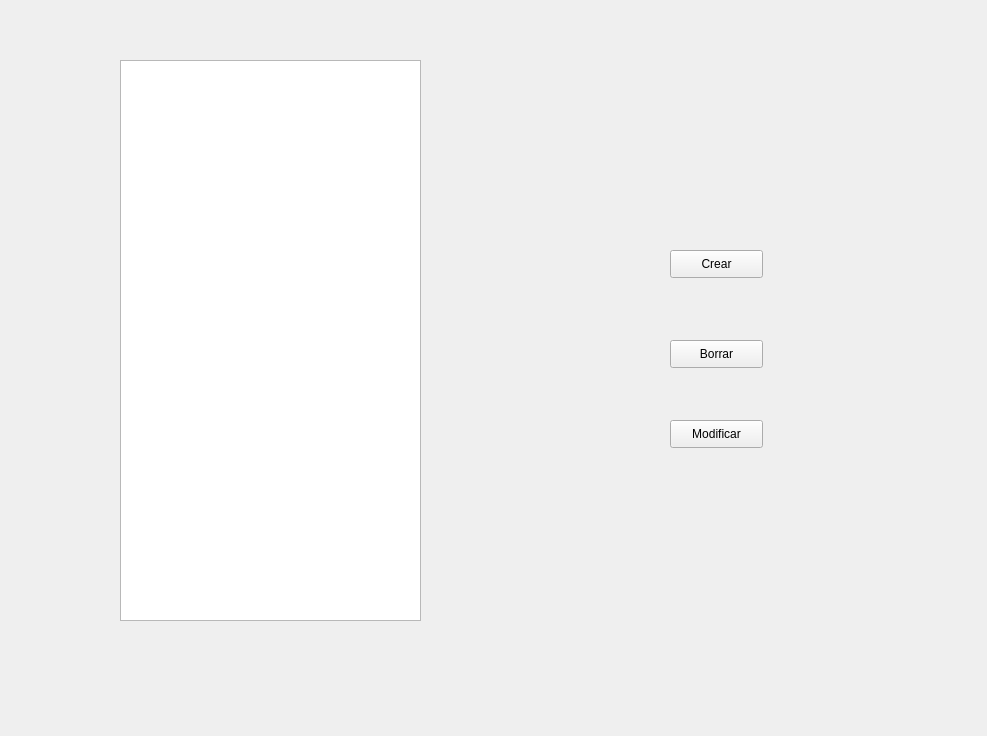
<?xml version="1.0" encoding="UTF-8"?>
<ui version="4.0">
 <class>gradosMain</class>
 <widget class="QWidget" name="gradosMain">
  <property name="geometry">
   <rect>
    <x>0</x>
    <y>0</y>
    <width>987</width>
    <height>736</height>
   </rect>
  </property>
  <property name="windowTitle">
   <string>gradosMain</string>
  </property>
  <widget class="QPushButton" name="botonCrear">
   <property name="geometry">
    <rect>
     <x>670</x>
     <y>250</y>
     <width>93</width>
     <height>28</height>
    </rect>
   </property>
   <property name="text">
    <string>Crear</string>
   </property>
  </widget>
  <widget class="QPushButton" name="botonBorrar">
   <property name="geometry">
    <rect>
     <x>670</x>
     <y>340</y>
     <width>93</width>
     <height>28</height>
    </rect>
   </property>
   <property name="text">
    <string>Borrar</string>
   </property>
  </widget>
  <widget class="QListWidget" name="listaGrados">
   <property name="geometry">
    <rect>
     <x>120</x>
     <y>60</y>
     <width>301</width>
     <height>561</height>
    </rect>
   </property>
  </widget>
  <widget class="QPushButton" name="Modificar">
   <property name="geometry">
    <rect>
     <x>670</x>
     <y>420</y>
     <width>93</width>
     <height>28</height>
    </rect>
   </property>
   <property name="text">
    <string>Modificar</string>
   </property>
  </widget>
 </widget>
 <layoutdefault spacing="6" margin="11"/>
 <resources/>
 <connections>
  <connection>
   <sender>botonBorrar</sender>
   <signal>clicked()</signal>
   <receiver>gradosMain</receiver>
   <slot>borrarGrado()</slot>
   <hints>
    <hint type="sourcelabel">
     <x>721</x>
     <y>357</y>
    </hint>
    <hint type="destinationlabel">
     <x>688</x>
     <y>559</y>
    </hint>
   </hints>
  </connection>
  <connection>
   <sender>botonCrear</sender>
   <signal>clicked()</signal>
   <receiver>gradosMain</receiver>
   <slot>crearGrado()</slot>
   <hints>
    <hint type="sourcelabel">
     <x>685</x>
     <y>254</y>
    </hint>
    <hint type="destinationlabel">
     <x>539</x>
     <y>81</y>
    </hint>
   </hints>
  </connection>
  <connection>
   <sender>Modificar</sender>
   <signal>clicked()</signal>
   <receiver>gradosMain</receiver>
   <slot>modificarGrado()</slot>
   <hints>
    <hint type="sourcelabel">
     <x>699</x>
     <y>441</y>
    </hint>
    <hint type="destinationlabel">
     <x>589</x>
     <y>568</y>
    </hint>
   </hints>
  </connection>
 </connections>
 <slots>
  <slot>borrarGrado()</slot>
  <slot>crearGrado()</slot>
  <slot>modificarGrado()</slot>
 </slots>
</ui>
